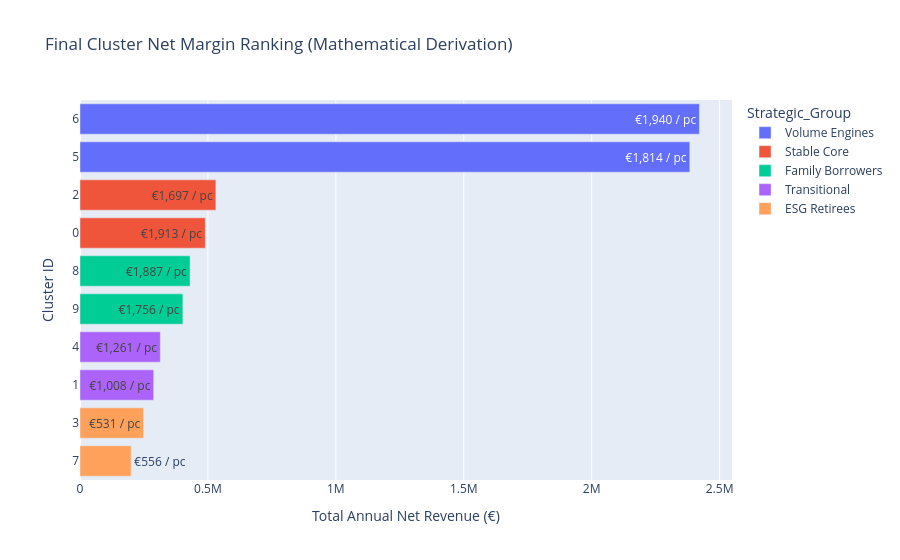

The cell this chart's notebook holds for it:
### Markdown cell above
## 7. Cluster Revenue Rankings & Propensity Heatmaps
Uniting strategic qualitative personas with our final quantitative net economics.

### Code cell
strats = {
    5: "Volume Engines", 6: "Volume Engines",
    0: "Stable Core", 2: "Stable Core",
    8: "Family Borrowers", 9: "Family Borrowers",
    3: "ESG Retirees", 7: "ESG Retirees",
    1: "Transitional", 4: "Transitional"
}
cluster_revenue['Strategic_Group'] = cluster_revenue['Cluster'].map(strats)

fig_rank = px.bar(
    cluster_revenue, x='Total_Net', y='Cluster', orientation='h',
    color='Strategic_Group', 
    text=cluster_revenue['Per_Capita_Net'].apply(lambda x: f"€{x:,.0f} / pc"),
    title="Final Cluster Net Margin Ranking (Mathematical Derivation)",
    labels={'Total_Net': 'Total Annual Net Revenue (€)', 'Cluster': 'Cluster ID'}
)
fig_rank.update_layout(yaxis=dict(type='category', autorange="reversed"))
fig_rank.show()

# Heatmap overlay formulation
heatmap_data = df_prop.groupby('Cluster')[[f"{p}_Prop" for p in product_margins.keys()]].mean()

revenue_overlay = pd.DataFrame(index=heatmap_data.index)
for prod in product_margins.keys():
    empirical_aums_euros = pd.Series({c: cluster_aum_means[c][proxy_map[prod]] * conversion_factors[prod] for c in heatmap_data.index})
    revenue_overlay[f"{prod}_Prop"] = heatmap_data[f"{prod}_Prop"] * empirical_aums_euros * product_margins[prod]

plt.figure(figsize=(10, 6))
sns.heatmap(heatmap_data, annot=revenue_overlay, fmt=".0f", cmap="RdYlGn", cbar_kws={'label': 'Propensity'})
plt.title("Cluster x Product Targeting Heatmap (Cell Text = Expected € Value)")
plt.ylabel("Cluster")
plt.xlabel("Product Family")
plt.show()

### Figure 1 — Plotly figure (JSON) as saved in the notebook; plotly's stock layout.template omitted (floating-point values rounded to 4 significant figures)
{"data": [{"hovertemplate": "Strategic_Group=Volume Engines<br>Total Annual Net Revenue (€)=%{x}<br>Cluster ID=%{y}<br>text=%{text}<extra></extra>", "legendgroup": "Volume Engines", "marker": {"color": "#636efa", "pattern": {"shape": ""}}, "name": "Volume Engines", "orientation": "h", "showlegend": true, "text": ["€1,940 / pc", "€1,814 / pc"], "textposition": "auto", "type": "bar", "x": [2421000.0, 2383000.0], "xaxis": "x", "y": [6, 5], "yaxis": "y"}, {"hovertemplate": "Strategic_Group=Stable Core<br>Total Annual Net Revenue (€)=%{x}<br>Cluster ID=%{y}<br>text=%{text}<extra></extra>", "legendgroup": "Stable Core", "marker": {"color": "#EF553B", "pattern": {"shape": ""}}, "name": "Stable Core", "orientation": "h", "showlegend": true, "text": ["€1,697 / pc", "€1,913 / pc"], "textposition": "auto", "type": "bar", "x": [531100.0, 489800.0], "xaxis": "x", "y": [2, 0], "yaxis": "y"}, {"hovertemplate": "Strategic_Group=Family Borrowers<br>Total Annual Net Revenue (€)=%{x}<br>Cluster ID=%{y}<br>text=%{text}<extra></extra>", "legendgroup": "Family Borrowers", "marker": {"color": "#00cc96", "pattern": {"shape": ""}}, "name": "Family Borrowers", "orientation": "h", "showlegend": true, "text": ["€1,887 / pc", "€1,756 / pc"], "textposition": "auto", "type": "bar", "x": [430300.0, 402000.0], "xaxis": "x", "y": [8, 9], "yaxis": "y"}, {"hovertemplate": "Strategic_Group=Transitional<br>Total Annual Net Revenue (€)=%{x}<br>Cluster ID=%{y}<br>text=%{text}<extra></extra>", "legendgroup": "Transitional", "marker": {"color": "#ab63fa", "pattern": {"shape": ""}}, "name": "Transitional", "orientation": "h", "showlegend": true, "text": ["€1,261 / pc", "€1,008 / pc"], "textposition": "auto", "type": "bar", "x": [314100.0, 288100.0], "xaxis": "x", "y": [4, 1], "yaxis": "y"}, {"hovertemplate": "Strategic_Group=ESG Retirees<br>Total Annual Net Revenue (€)=%{x}<br>Cluster ID=%{y}<br>text=%{text}<extra></extra>", "legendgroup": "ESG Retirees", "marker": {"color": "#FFA15A", "pattern": {"shape": ""}}, "name": "ESG Retirees", "orientation": "h", "showlegend": true, "text": ["€531 / pc", "€556 / pc"], "textposition": "auto", "type": "bar", "x": [248400.0, 199800.0], "xaxis": "x", "y": [3, 7], "yaxis": "y"}], "layout": {"barmode": "relative", "legend": {"title": {"text": "Strategic_Group"}, "tracegroupgap": 0}, "title": {"text": "Final Cluster Net Margin Ranking (Mathematical Derivation)"}, "xaxis": {"anchor": "y", "domain": [0, 1], "title": {"text": "Total Annual Net Revenue (€)"}}, "yaxis": {"anchor": "x", "autorange": "reversed", "domain": [0, 1], "title": {"text": "Cluster ID"}, "type": "category"}}}
